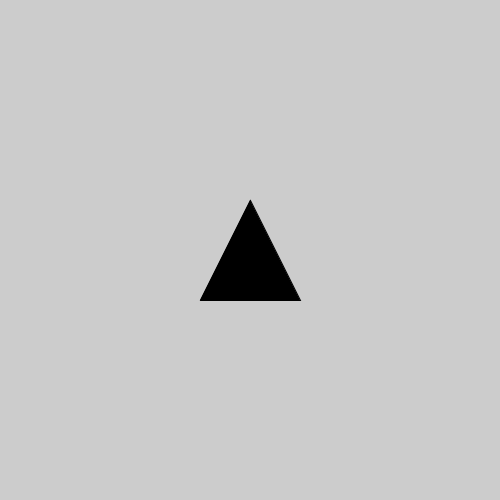
Frame 1 (no input)
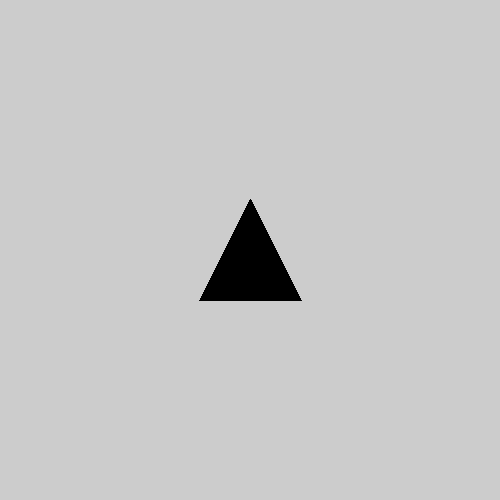
Frame 60 (the mouse pressed at the canvas centre just before this capture)
Frame 120 (the mouse held since frame 60 and released just before this capture): identical to frame 60, image omitted

The Processing sketch that drew these frames (run headless with seeded random() and noise(); from frame 60 on, the mouse is pressed at the canvas centre):

// Processing sketch: hw1_lamp
// ── hw1_lamp.pde
boolean isLampOn = false;
color RED = color(255, 0, 0);
color YELLOW = color(255, 255, 0);
color GREEN = color(0, 255, 0);
color BLACK = color(0, 0, 0);
color lampsCurrentColor = BLACK;


void setup() {
  size(500, 500);
  fill(lampsCurrentColor);
}

void draw() {
  triangle(200, 300, 250, 200, 300, 300);
}
